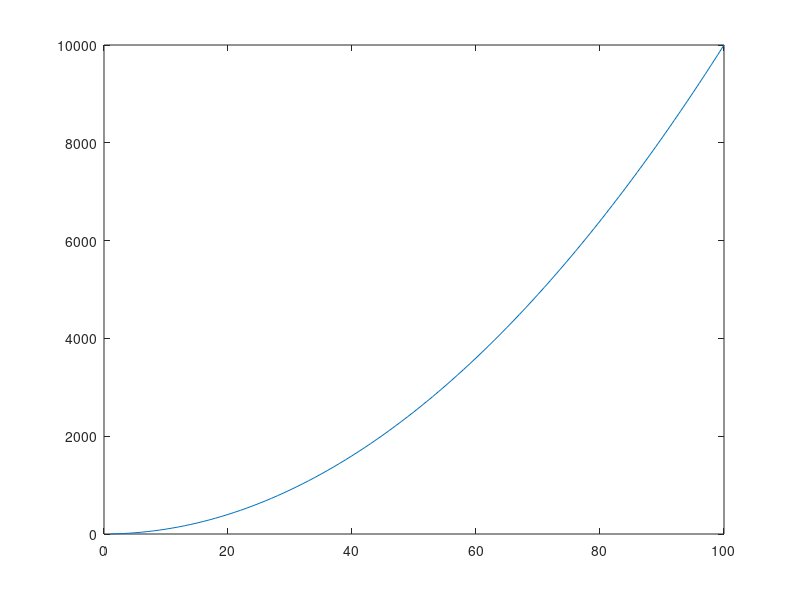
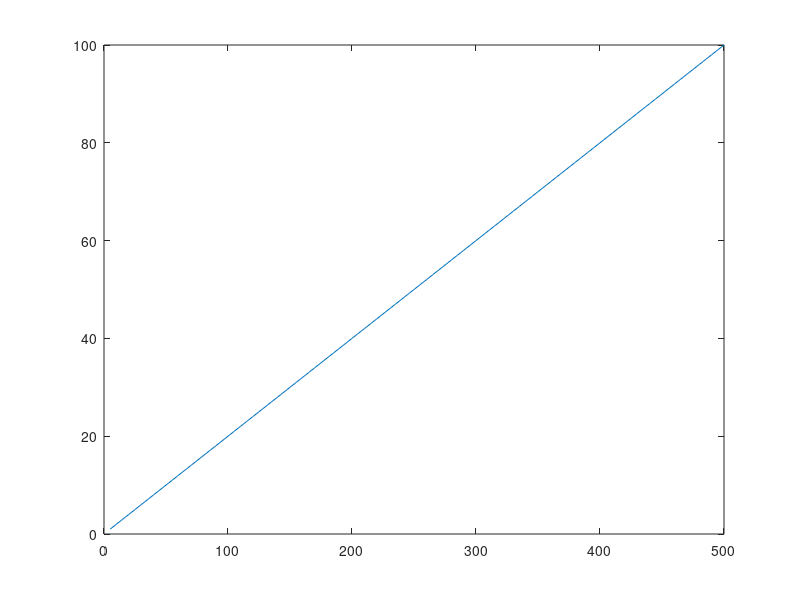
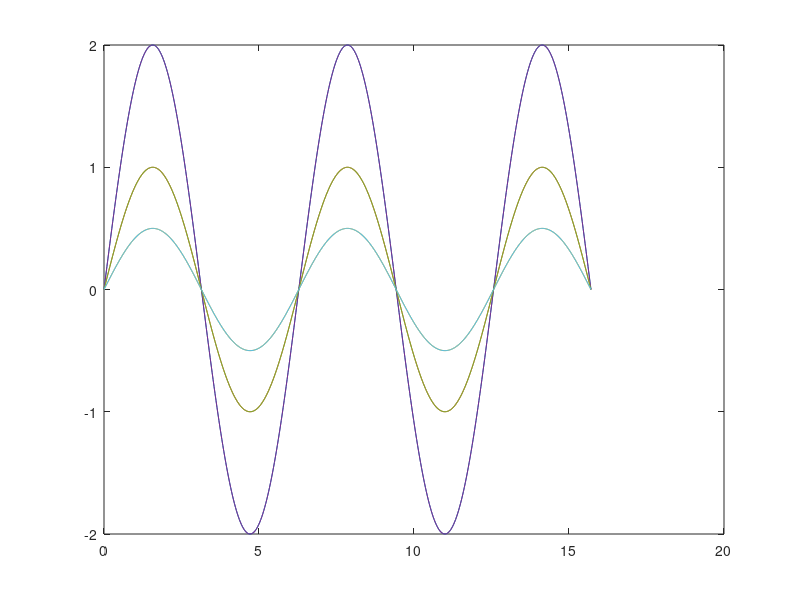

Source code (MATLAB) for these figures, in order:
% 1. Transpose of matrix A

A = [1 2 3
    4 5 6
    7 8 9];

transposeOfA = A';
anotherThing = A.';

% Above both will be the same (for real numbers), a simple transpose

disp(anotherThing);


A1= [1+3i 2+4i 5+8i
    3+1i 4+2i 8+5i
    9+4i 6+7i 1+8i];

% Even if we use variable 'j', it will treat it as 'i', iota

transposeOfA1 = A1'; % Transpose (with conjugate of each elements)
transposeWithoutConjugate = A1.'; % Transpose (but without conjugate)

% Above two will be diffrenret for complex number, the former will have
% tranpose+conjugate, while the later will only havve transpose

disp(transposeOfA1);
disp(transposeWithoutConjugate);

% 3. Array

x = 1:1:100; % First one is start, second is step size, third is final
x1 = 1:2:100;

a = reshape(5:53,7,7); % Make a matrix of size 7x7, with elements going from 5 to 53

disp(a);

% 4. Sub Matrix

i = reshape(1:25,5,5);
j = i';

k = j(1:2:5, 1:2:5);
l = j(1:1:3, 1:1:3);
m= j([2 3], [1 4]);

disp(k);

% 5. Difference between a/b, a./b and a\b

% a/b is a multiplied by inverse of b (or matrix divison)
% a./b is element by element division
% a\b is b*inverse(a) or b/a

% 6. a^b (Take b in power of a)

a = 3;
b = 4;

power = a ^ b;

% If we use ^ directly between any two matrixes, then it will give us
% error, as ^ doesn't make sense in between error, i.e. A^B gives error

% 7. A.^B (Element by element power of matrix)

A = [5 6
    4 6];

B = [2 3
    1 6];

C = A.^B;

disp(C);

% 8.Equations

A=[1 2 3
    4 5 6
    7 8 9];
B = 6;

K1 = [1 2 3
    6 7 8];
K2 = 1+2j; % here, 'j' is iota (will be treated as 'i')

x = K1*A; % K1 ,multiplied by A matrix
y = K2*A; % K2, is multipled as a scalar or constant with A matrix

disp(y);

% 9. Plotting Graphs

x = 1:1:100; % An array from 1 to 100 (with step 1)
y1 = x.^2;
y2= 5*x;
y3 = 3*x + 2;

plot(x, y1); % y1 = x^2 graph. here, y-axis will have y1 and x-axis will have x
figure
plot(y2, x); % Here y-axis will have x and x-axis will have y2
figure
plot(x, y3);

% Putting figure in between, we can get seperate windows with each graph


% 10. Graph of other functions in single grapgh

x = 0:pi/100:5*pi;
y1 = 2*sin(x);
y2 = sin(x);
y3 = 0.5*sin(x);

% All graph in one plot
plot(x, y1);
hold on
plot(x, y2);
hold on
plot(x, y3);

plot(x, y1, x, y2, x, y3); % Another method